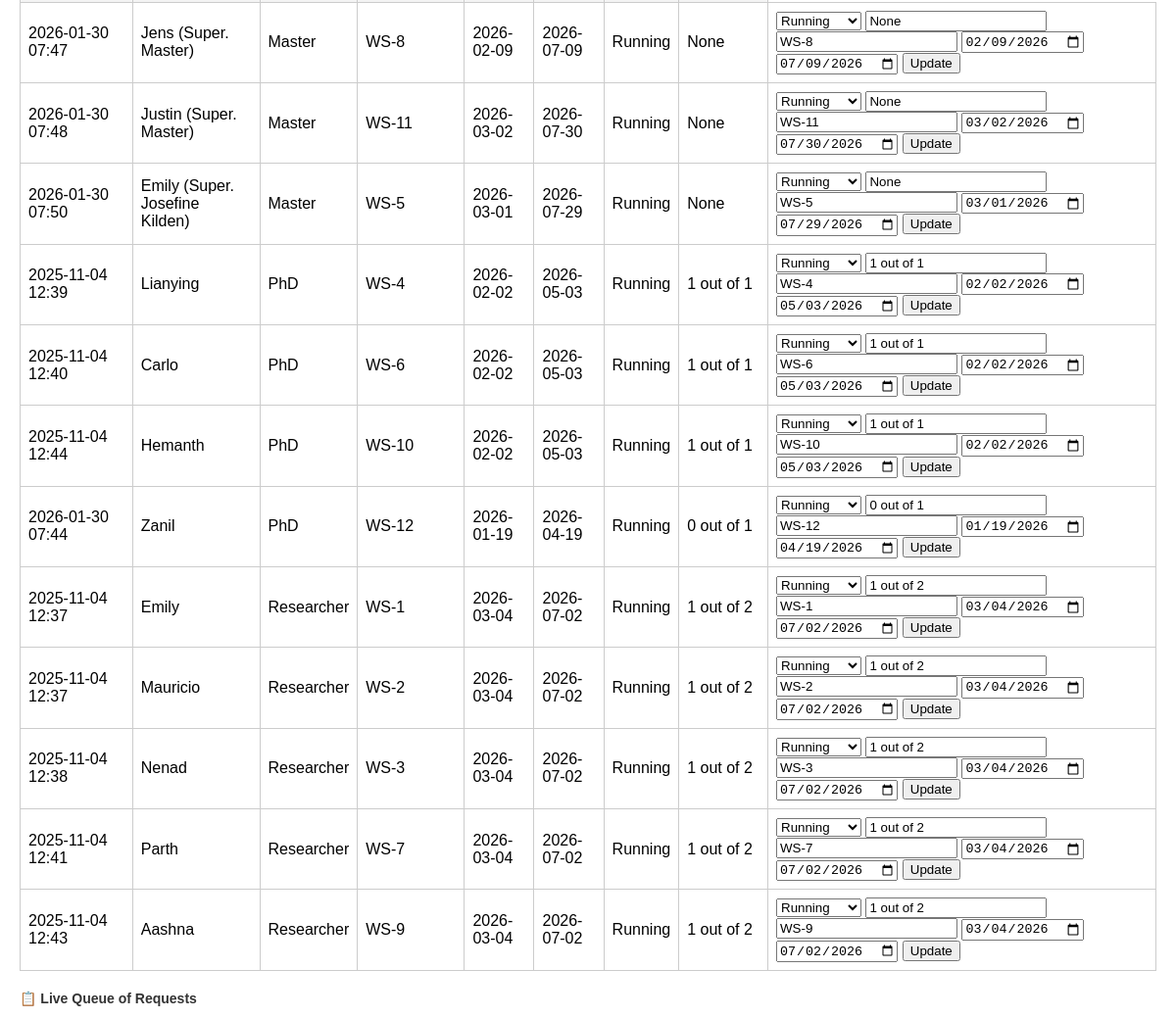
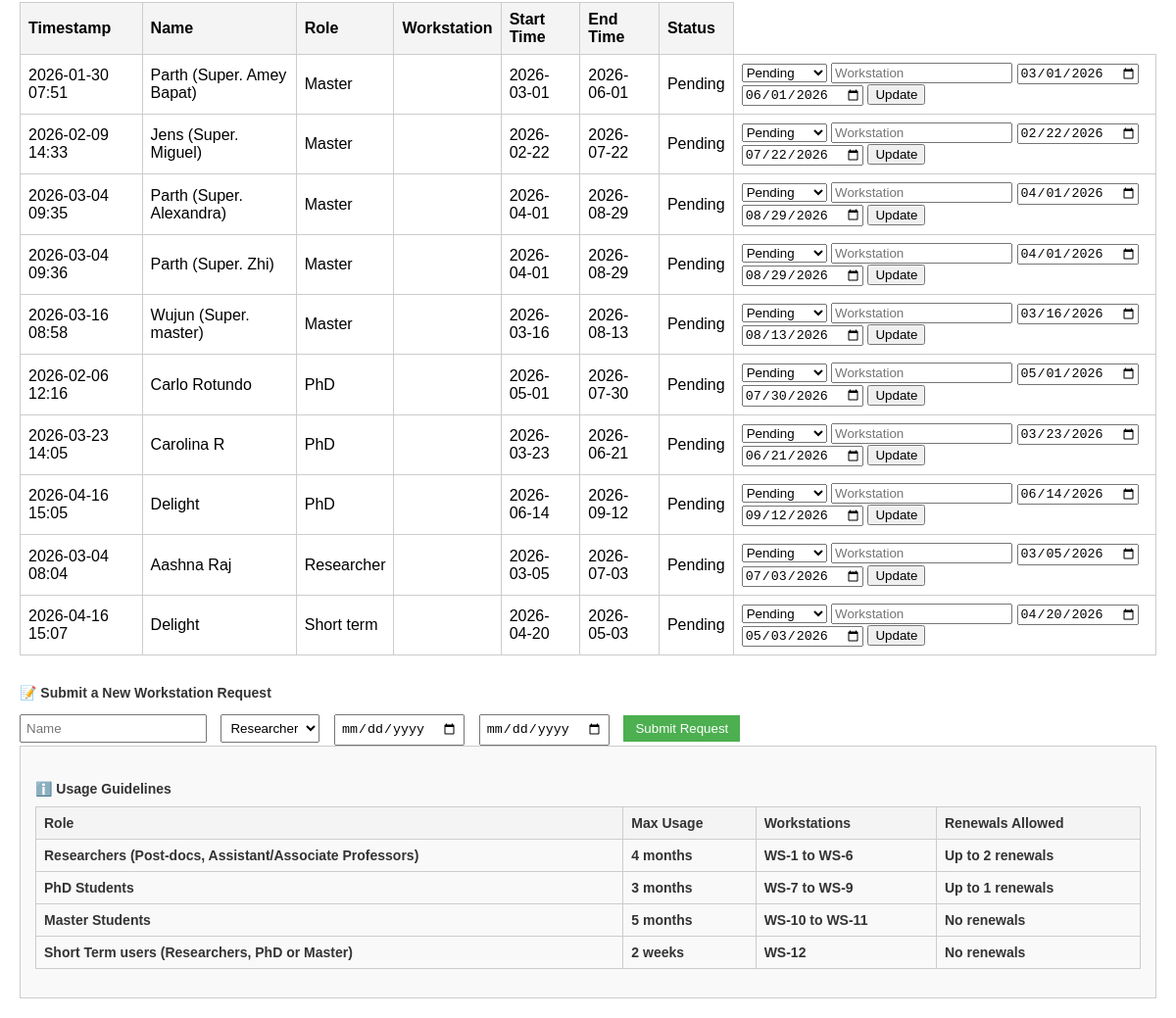
Page /admin (signed in, lower part) on the earlier database version (2 pictures, top to bottom).
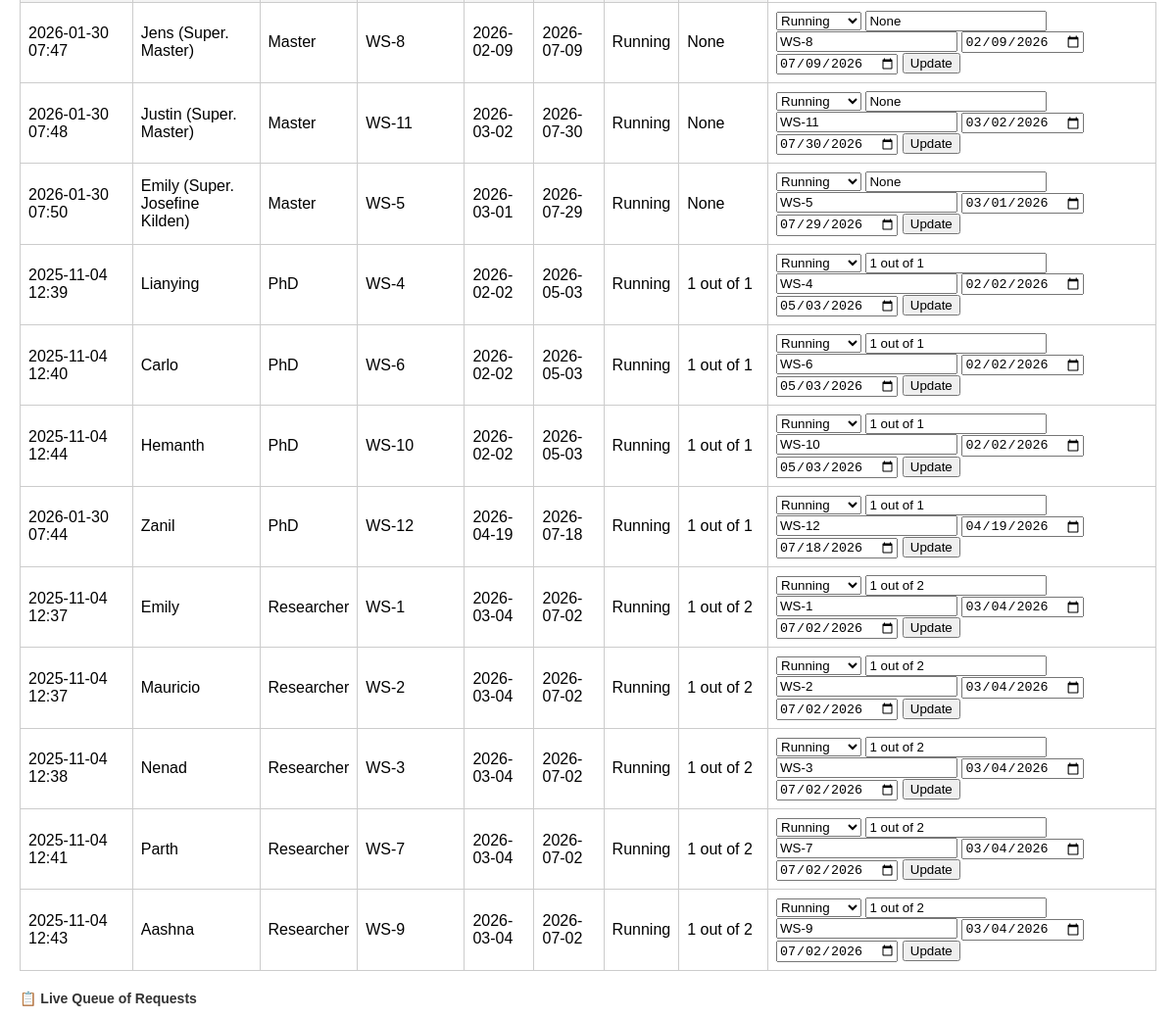
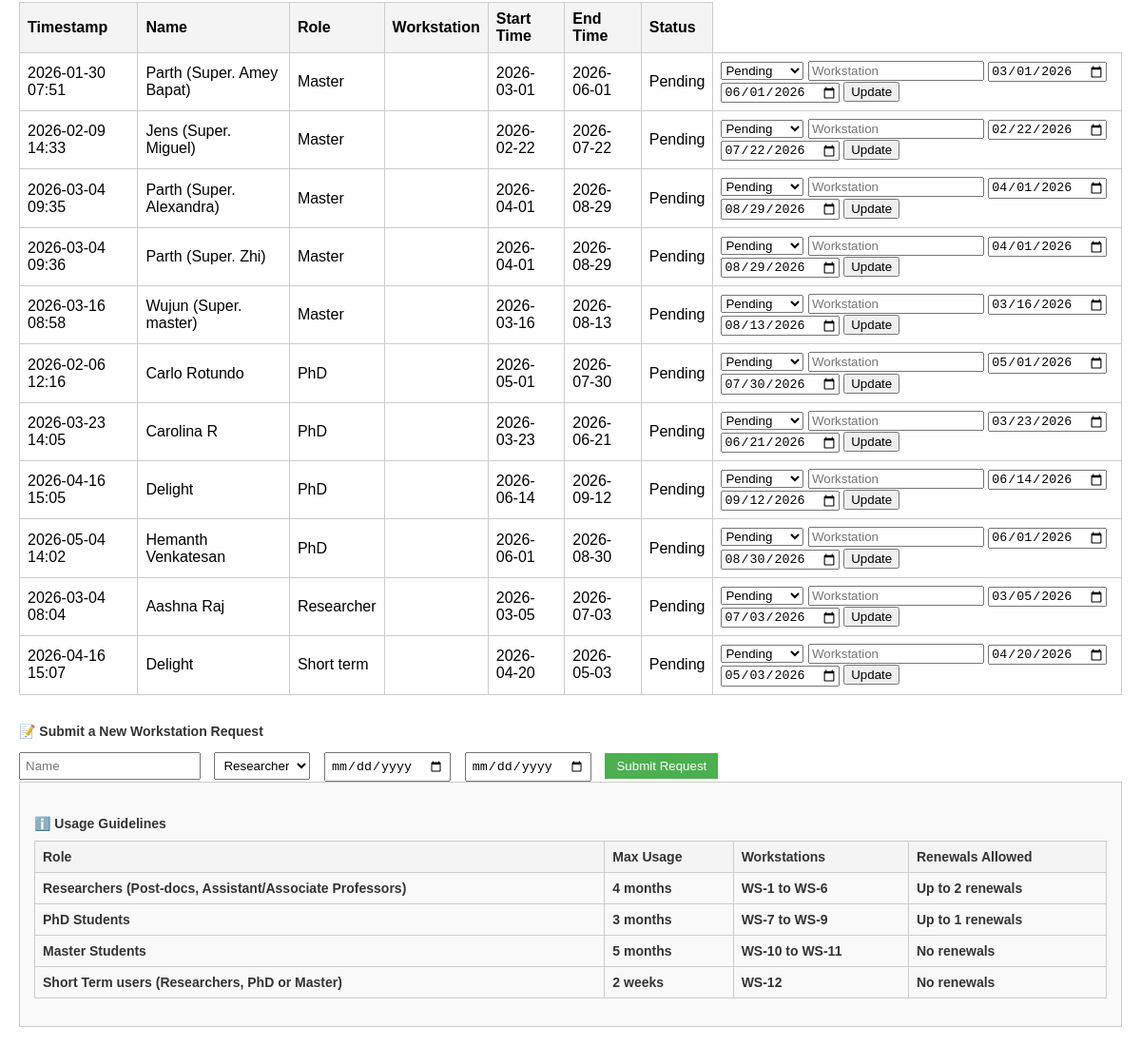
Same page on the later database version (2 pictures, top to bottom).
### app.py (models this page shows)
class Request(db.Model):
    id = db.Column(db.Integer, primary_key=True)
    timestamp = db.Column(db.DateTime, default=datetime.utcnow)
    name = db.Column(db.String(100))
    role = db.Column(db.String(50))
    start_time = db.Column(db.String(50))
    end_time = db.Column(db.String(50))
    status = db.Column(db.String(50), default="Pending")
    workstation = db.Column(db.String(50))
    renewals = db.Column(db.Integer)

### app.py (the view)
@app.route('/admin')
@login_required
def admin_dashboard():
    print("Is user authenticated?", current_user.is_authenticated)
    print("Current user role:", current_user.role)
    if current_user.role != 'admin':
        return redirect(url_for('dashboard'))
    requests = Request.query.order_by(Request.timestamp.desc()).all()
    running_requests = (Request.query.filter_by(status='Running').order_by(Request.role.asc(),Request.timestamp.asc()).all())
    pending_requests = (Request.query.filter_by(status='Pending').order_by(Request.role.asc(),Request.timestamp.asc()).all())
    chart_data = []
    for req in requests:
        if req.status == 'Running':
            chart_data.append({
                "name": req.name or "",
                "workstation": req.workstation or "",
                "start": str(req.start_time),
                "end": str(req.end_time),
                "renewals": req.renewals or "",
                "color": "blue" if req.role == "PhD" else "orange" if req.role == "Master" else "green"
            })
    return render_template('admin_dashboard.html', requests=pending_requests , running_requests=running_requests,  chart_data=chart_data)

### app.py (called while the page is built)
@login_manager.user_loader
def load_user(user_id):
    return User.query.get(int(user_id))

### templates/admin_dashboard.html (shortened to what this page needs)
<!DOCTYPE html>
<html lang="en">
<head>
</head>
<body>
    <table>
        {% for req in running_requests %}
        <tr>
            <td>{{ req.timestamp.strftime('%Y-%m-%d %H:%M') }}</td>
            <td>{{ req.name }}</td>
            <td>{{ req.role }}</td>
            <td>{{ req.workstation }}</td>
            <td>{{ req.start_time }}</td>
            <td>{{ req.end_time }}</td>
            <td>{{ req.status }}</td>
            <td>{{ req.renewals }}</td>
            <td>
               <form method="POST" action="/update_status/{{ req.id }}">
                                <select name="status">
                                    <option value="Running" {% if req.status == 'Running' %}selected{% endif %}>Running</option>
                                </select>
                                <input type="text" name="renewals" placeholder="Renewals" value="{{ req.renewals }}">
                                <input type="text" name="workstation" placeholder="Workstation" value="{{ req.workstation or '' }}">
                                <input type="date" name="start_time" placeholder="StartTime" value="{{ req.start_time }}">
                                <input type="date" name="end_time" placeholder="EndTime" value="{{ req.end_time }}">
                                <button type="submit">Update</button>
                </form>
            </td>
        </tr>
        {% endfor %}
    </table>
<h3>📋 Live Queue of Requests</h3>
<table>
<tr>
<th>Timestamp</th>
<th>Name</th>
<th>Role</th>
<th>Workstation</th>
<th>Start Time</th>
<th>End Time</th>
<th>Status</th>
</tr>
        {% for req in requests %}
        <tr>
            <td>{{ req.timestamp.strftime('%Y-%m-%d %H:%M') }}</td>
            <td>{{ req.name }}</td>
            <td>{{ req.role }}</td>
            <td>{{ req.workstation or '' }}</td>
            <td>{{ req.start_time }}</td>
            <td>{{ req.end_time }}</td>
            <td>{{ req.status }}</td>
            <td>
                <form method="POST" action="/update_status/{{ req.id }}">
                    <select name="status">
                        <option value="Pending" {% if req.status == 'Pending' %}selected{% endif %}>Pending</option>
                    </select>
                    <input type="text" name="workstation" placeholder="Workstation" value="{{ req.workstation or '' }}">
                    <input type="date" name="start_time" placeholder="StartTime" value="{{ req.start_time }}">
                    <input type="date" name="end_time" placeholder="EndTime" value="{{ req.end_time }}">
                    <button type="submit">Update</button>
                </form>
            </td>
        </tr>
        {% endfor %}
    </table>
<div class="form-section">
<h3>📝 Submit a New Workstation Request</h3>
<form id="requestForm">
<input name="name" placeholder="Name" required="" type="text"/>
<select name="role">
<option value="Researcher">Researcher</option>
</select>
<input name="startTime" required="" type="date"/>
<input name="endTime" required="" type="date"/>
<button class="submit-btn" type="submit">Submit Request</button>
</form>
</div>
<div style="background-color:#f9f9f9; padding:15px; border:1px solid #ccc; margin-bottom:20px;">
<h3>ℹ️ Usage Guidelines
<table border="1" style="width:100%; margin-top:10px; border-collapse:collapse;">
<thead>
<tr style="background-color:#f2f2f2;">
<th>Role</th>
<th>Max Usage</th>
<th>Workstations</th>
<th>Renewals Allowed</th>
</tr>
</thead>
<tbody>
<tr>
<td>Researchers (Post-docs, Assistant/Associate Professors)</td>
<td>4 months</td>
<td>WS-1 to WS-6</td>
<td>Up to 2 renewals</td>
</tr>
<tr>
<td>PhD Students</td>
<td>3 months</td>
<td>WS-7 to WS-9</td>
<td>Up to 1 renewals</td>
</tr>
<tr>
<td>Master Students</td>
<td>5 months</td>
<td>WS-10 to WS-11</td>
<td>No renewals</td>
</tr>
<tr>
<td>Short Term users (Researchers, PhD or Master)</td>
<td>2 weeks</td>
<td>WS-12</td>
<td>No renewals</td>
</tr>
</tbody>
</table>
</h3>
</body>
</html>

Differences in the rows shown:
changed Request "Zanil": start_time "2026-01-19" → "2026-04-19"; end_time "2026-04-19" → "2026-07-18"; renewals "0 out of 1" → "1 out of 1"; start_time "01/19/2026" → "04/19/2026"; end_time "04/19/2026" → "07/18/2026"
added Request: timestamp "2026-05-04 14:02", name "Hemanth Venkatesan", role "PhD", start_time "2026-06-01", end_time "2026-08-30", status "Pending", start_time "06/01/2026", end_time "08/30/2026", shown under "📋 Live Queue of Requests"
